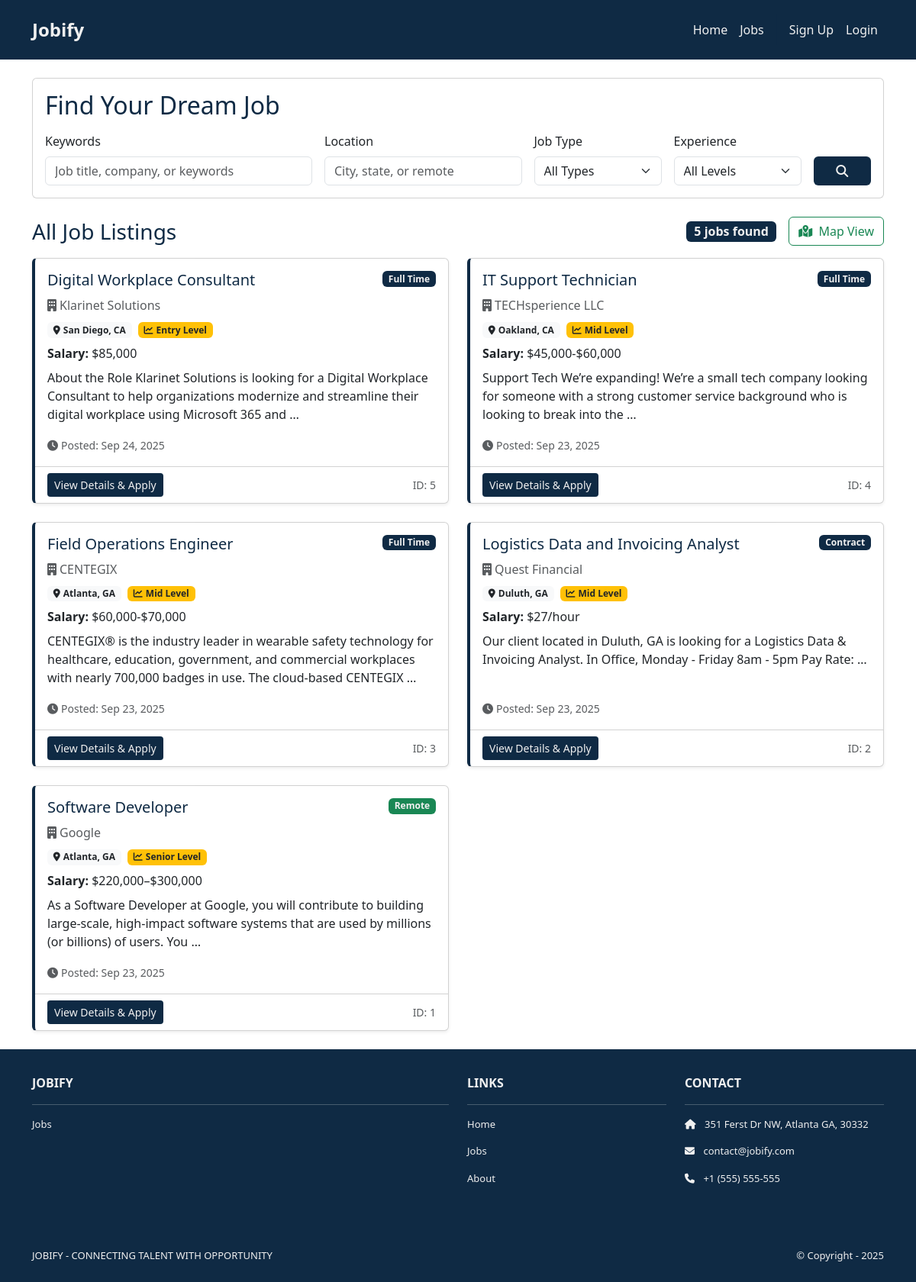
The app's page /jobs/, older data.
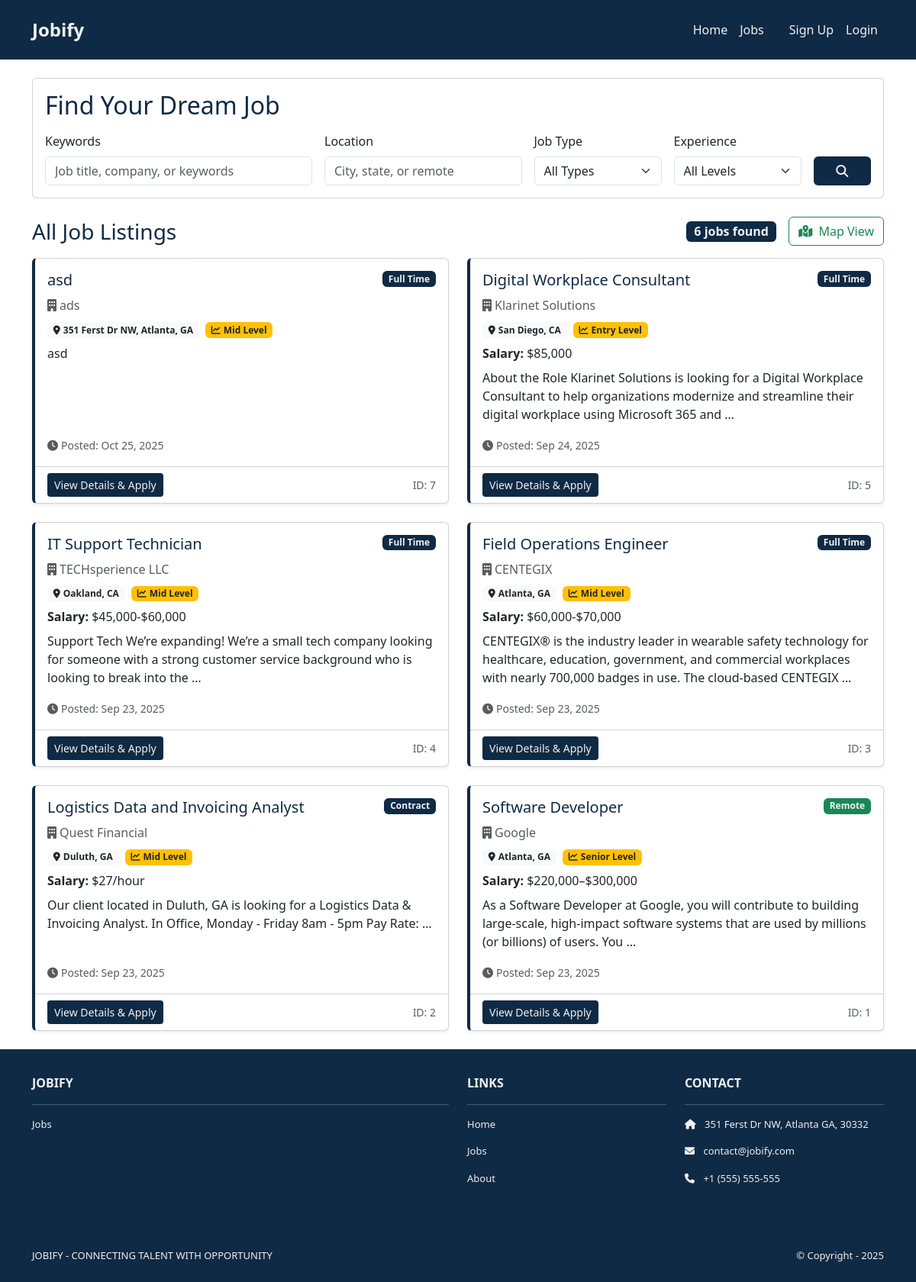
The same page, newer data.
### jobs/models.py (models this page shows, shortened)
class Job(models.Model):
    JOB_TYPE_CHOICES = [
        ("full_time", "Full Time"),
        ("part_time", "Part Time"),
        ("contract", "Contract"),
        ("internship", "Internship"),
        ("remote", "Remote"),
    ]
    EXPERIENCE_LEVEL_CHOICES = [
        ("entry", "Entry Level"),
        ("mid", "Mid Level"),
        ("senior", "Senior Level"),
        ("lead", "Lead"),
    ]
    title = models.CharField(max_length=255)
    company = models.CharField(max_length=255)
    location = models.CharField(max_length=255)
    latitude = models.FloatField(null=True, blank=True)
    longitude = models.FloatField(null=True, blank=True)
    description = models.TextField()
    requirements = models.TextField(blank=True)  # Add requirements field
    salary_range = models.CharField(max_length=100, blank=True)  # Add salary field
    job_type = models.CharField(
        max_length=20, choices=JOB_TYPE_CHOICES, default="full_time"
    )
    experience_level = models.CharField(
        max_length=20, choices=EXPERIENCE_LEVEL_CHOICES, default="mid"
    )
    posted_at = models.DateTimeField(auto_now_add=True)
    is_active = models.BooleanField(default=True)

### jobs/views.py (the view, shortened to what this page needs)
# urls.py: path('', views.job_list, name='job_list'),
def job_list(request):
    jobs = Job.objects.filter(is_active=True)
    search_query = request.GET.get("q", "")
    job_type = request.GET.get("job_type", "")
    experience_level = request.GET.get("experience_level", "")
    location_query = request.GET.get("location", "")
    if job_type:
        jobs = jobs.filter(job_type=job_type)
    if experience_level:
        jobs = jobs.filter(experience_level=experience_level)
    if location_query:
        jobs = jobs.filter(location__icontains=location_query)
    jobs = jobs.order_by("-posted_at")
    job_types = Job.JOB_TYPE_CHOICES
    experience_levels = Job.EXPERIENCE_LEVEL_CHOICES
    locations = (
        Job.objects.filter(is_active=True).values_list("location", flat=True).distinct()
    )
    context = {
        "jobs": jobs,
        "search_query": search_query,
        "selected_job_type": job_type,
        "selected_experience": experience_level,
        "location_query": location_query,
        "job_types": job_types,
        "experience_levels": experience_levels,
        "locations": locations,
        "results_count": jobs.count(),
    }
    return render(request, "jobs/job_list.html", context)

### jobs/templates/jobs/job_list.html (shortened to what this page needs)
{% extends 'base.html' %}
{% load static %}
{% block content %}
<div class="container mt-4">
    <div class="card mb-4">
        <div class="card-body">
            <h2 class="navy-text mb-3">Find Your Dream Job</h2>
            <form method="get" action="{% url 'job_list' %}">
                <div class="row g-3">
                    <div class="col-md-4">
                        <label for="q" class="form-label">Keywords</label>
                        <input type="text" class="form-control" id="q" name="q"
                               value="{{ search_query }}" placeholder="Job title, company, or keywords">
                    </div>
                    <div class="col-md-3">
                        <label for="location" class="form-label">Location</label>
                        <input type="text" class="form-control" id="location" name="location"
                               value="{{ location_query }}" placeholder="City, state, or remote"
                               list="locationSuggestions">
                    </div>
                    <div class="col-md-2">
                        <label for="job_type" class="form-label">Job Type</label>
                        <select class="form-select" id="job_type" name="job_type">
                            <option value="">All Types</option>
                        </select>
                    </div>
                    <div class="col-md-2">
                        <label for="experience_level" class="form-label">Experience</label>
                        <select class="form-select" id="experience_level" name="experience_level">
                            <option value="">All Levels</option>
                        </select>
                    </div>
                    <div class="col-md-1 d-flex align-items-end">
                        <button type="submit" class="btn navy-bg eggshell-text w-100">
                            <i class="fas fa-search"></i>
                        </button>
                    </div>
                </div>
            </form>
        </div>
    </div>
    <div class="d-flex justify-content-between align-items-center mb-3">
        <div>
            <h3 class="navy-text mb-0">
                {% if search_query or selected_job_type or selected_experience or location_query %}
                    Search Results
                {% else %}
                    All Job Listings
                {% endif %}
            </h3>
        </div>
        <div class="d-flex align-items-center">
            <span class="badge navy-bg eggshell-text fs-6 me-3">{{ results_count }} job{{ results_count|pluralize }} found</span>
            <a href="{% url 'job_map' %}" class="btn btn-outline-success">
                <i class="fas fa-map-marked-alt me-1"></i> Map View
            </a>
        </div>
    </div>
    {% if jobs %}
        <div class="row">
            {% for job in jobs %}
            <div class="col-lg-6 mb-4">
                <div class="card h-100 shadow-sm job-card">
                    <div class="card-body d-flex flex-column">
                        <div class="d-flex justify-content-between align-items-start mb-2">
                            <h5 class="card-title navy-text">{{ job.title }}</h5>
                            <span class="badge {% if job.job_type == 'remote' %}bg-success{% else %}navy-bg{% endif %} eggshell-text">
                                {{ job.get_job_type_display }}
                            </span>
                        </div>
                        <h6 class="card-subtitle mb-2 text-muted">
                            <i class="fas fa-building me-1"></i>{{ job.company }}
                        </h6>
                        <div class="mb-2">
                            <span class="badge bg-light text-dark me-1">
                                <i class="fas fa-map-marker-alt me-1"></i>{{ job.location }}
                            </span>
                            <span class="badge bg-warning text-dark">
                                <i class="fas fa-chart-line me-1"></i>{{ job.get_experience_level_display }}
                            </span>
                        </div>
                        {% if job.salary_range %}
                        <div class="mb-2">
                            <strong>Salary:</strong> {{ job.salary_range }}
                        </div>
                        {% endif %}
                        <p class="card-text flex-grow-1">
                            {{ job.description|truncatewords:25 }}
                        </p>
                        <div class="mt-auto">
                            <small class="text-muted">
                                <i class="fas fa-clock me-1"></i>Posted: {{ job.posted_at|date:"M d, Y" }}
                            </small>
                        </div>
                    </div>
                    <div class="card-footer bg-transparent">
                        <div class="d-flex justify-content-between align-items-center">
                            <a href="{% url 'job_detail' job.id %}" class="btn navy-bg eggshell-text btn-sm">View Details & Apply</a>
                            <small class="text-muted">ID: {{ job.id }}</small>
                        </div>
                    </div>
                </div>
            </div>
            {% endfor %}
        </div>
    {% else %}
        <div class="alert alert-warning text-center">
            <h4>No jobs found matching your criteria</h4>
            <p class="mb-0">Try adjusting your search filters or <a href="{% url 'job_list' %}">view all jobs</a>.</p>
        </div>
    {% endif %}
</div>
{% endblock %}

### templates/base.html (shortened to what this page needs)
<!DOCTYPE html>
<html>
  {% load static %}
  <head>
    <link href="https://cdn.jsdelivr.net/npm/bootstrap@5.3.3/dist/css/bootstrap.min.css" rel="stylesheet">
    <link rel="stylesheet" href="https://cdnjs.cloudflare.com/ajax/libs/font-awesome/6.1.1/css/all.min.css">
    <link rel="stylesheet" type="text/css" href="{% static 'css/style.css' %}">
  </head>
  <body>
    <nav class="p-3 navbar navbar-dark navy-header navbar-expand-lg">
      <div class="container">
        <a class="navbar-brand" href="{% url 'home.index' %}">
          <span class="eggshell-text fw-bold fs-4">Jobify</span>
        </a>
        <div class="collapse navbar-collapse" id="navbarNavAltMarkup">
          <div class="navbar-nav ms-auto navbar-ml">
            <a class="nav-link navy-text" href="{% url 'home.index' %}">Home</a>
            <a class="nav-link navy-text" href="{% url 'job_list' %}">Jobs</a>
            {% if user.is_authenticated %}
              {% if user.profile.user_type == 'recruiter' %}
                <a class="nav-link navy-text" href="{% url 'create_job' %}">Create Job</a>
                <a class="nav-link navy-text" href="{% url 'recruiter_dashboard' %}">Dashboard</a>
                <a class="nav-link navy-text" href="{% url 'accounts.profile' %}">Profile</a>
              {% else %}
                <a class="nav-link navy-text" href="{% url 'user_dashboard' %}">Dashboard</a>
                <a class="nav-link navy-text" href="{% url 'accounts.profile' %}">Profile</a>
              {% endif %}
              <a class="nav-link navy-text" href="{% url 'accounts.logout' %}">Logout ({{user.username }})</a>
            {% else %}
            <a class="nav-link navy-text" href="{% url 'accounts.signup' %}">Sign Up</a>
            <a class="nav-link navy-text" href="{% url 'accounts.login' %}">Login</a>
            {% endif %}
          </div>
        </div>
      </div>
    </nav>
    <div>
      {% block content %}
      {% endblock content %}
    </div>
    <section class="p-3 ms-footer d-none d-md-block">
      <div class="container">
        <div class="row mt-3 eggshell-text">
          <div class="col-md-6 col-lg-6 col-xl-6 mx-auto mb-4">
            <b>JOBIFY</b>
            <hr />
            <p><a class="nav-link" href="{% url 'job_list' %}">Jobs</a></p>
          </div>
          <div class="col-md-3 col-lg-3 col-xl-3 mx-auto mb-4">
            <b>LINKS</b>
            <hr />
            <p><a class="nav-link" href="{% url 'home.index' %}">Home</a></p>
            <p><a class="nav-link" href="#">Jobs</a></p>
            <p><a class="nav-link" href="#">About</a></p>
          </div>
          <div class="col-md-3 col-lg-3 col-xl-3 mx-auto mb-4">
            <b>CONTACT</b>
            <hr />
            <p><i class="fas fa-home me-2"></i> 351 Ferst Dr NW, Atlanta GA, 30332</p>
            <p><i class="fas fa-envelope me-2"></i> contact@jobify.com</p>
            <p><i class="fas fa-phone me-2"></i> +1 (555) 555-555</p>
          </div>
        </div>
      </div>
    </section>
    <section class="p-3 ms-footer-bottom bg-dark">
      <div class="container d-flex justify-content-between">
        <div class="me-5 eggshell-text">
          <span>JOBIFY - CONNECTING TALENT WITH OPPORTUNITY</span>
        </div>
        <div class="eggshell-text">
          <span>© Copyright - 2025</span>
        </div>
      </div>
    </section>
  </body>
</html>

### jobsite/static/css/style.css (style rules this page uses)
html .eggshell-text, html .eggshell-text *, html .eggshell-text h1, html .eggshell-text h2, html .eggshell-text h3, html .eggshell-text h4, html .eggshell-text h5, html .eggshell-text h6, html .eggshell-text p, html .eggshell-text span, html .eggshell-text a, html .eggshell-text div { color: #F0F0F0 !important; }
.navbar a.nav-link { color: #F0F0F0 !important; }
.bg-dark { background-color: #0f2a44 !important; }
.ms-footer { background-color: #0f2a44; }
.ms-footer p { color: #F0F0F0; font-size: 13px; }
.ms-footer-bottom span { font-size: 13px; line-height: 38px; }
.navy-bg { background-color: #0f2a44 !important; }
.navy-header { background-color: #0f2a44 !important; }
.navy-text { color: #0f2a44 !important; }
.eggshell-text, .eggshell-text *, .eggshell-text a, .eggshell-text span, .eggshell-text h1, .eggshell-text h2, .eggshell-text h3, .eggshell-text h4, .eggshell-text h5, .eggshell-text h6, .eggshell-text p, .eggshell-text div, .eggshell-text b, .eggshell-text strong, .eggshell-text i, .eggshell-text em { color: #F0F0F0 !important; }
.btn.eggshell-text, .btn.eggshell-text:hover, .btn.eggshell-text:focus, .btn.eggshell-text:active { color: #F0F0F0 !important; }
.job-card { transition: transform 0.2s; }

### templates/base.html (style rules this page uses)
.eggshell-text, .eggshell-text * { color: #F0F0F0 !important; }
.navy-bg { background-color: #0f2a44 !important; }
.navy-text, .navy-text * { color: #0f2a44 !important; }
.navbar-brand .eggshell-text { color: #F0F0F0 !important; }

### jobs/templates/jobs/job_list.html (style rules this page uses)
.job-card { transition: transform 0.2s ease-in-out; border-left: 4px solid #0f2a44; }

Row changes from the older to the newer data that the page shows:
added Job: title "asd", job_type "Full Time", company "ads", location "351 Ferst Dr NW, Atlanta, GA", experience_level "Mid Level", description "asd", posted_at "Oct 25, 2025", id "7"
Text that changed along with them:
{{ results_count }}: "5" → "6"
